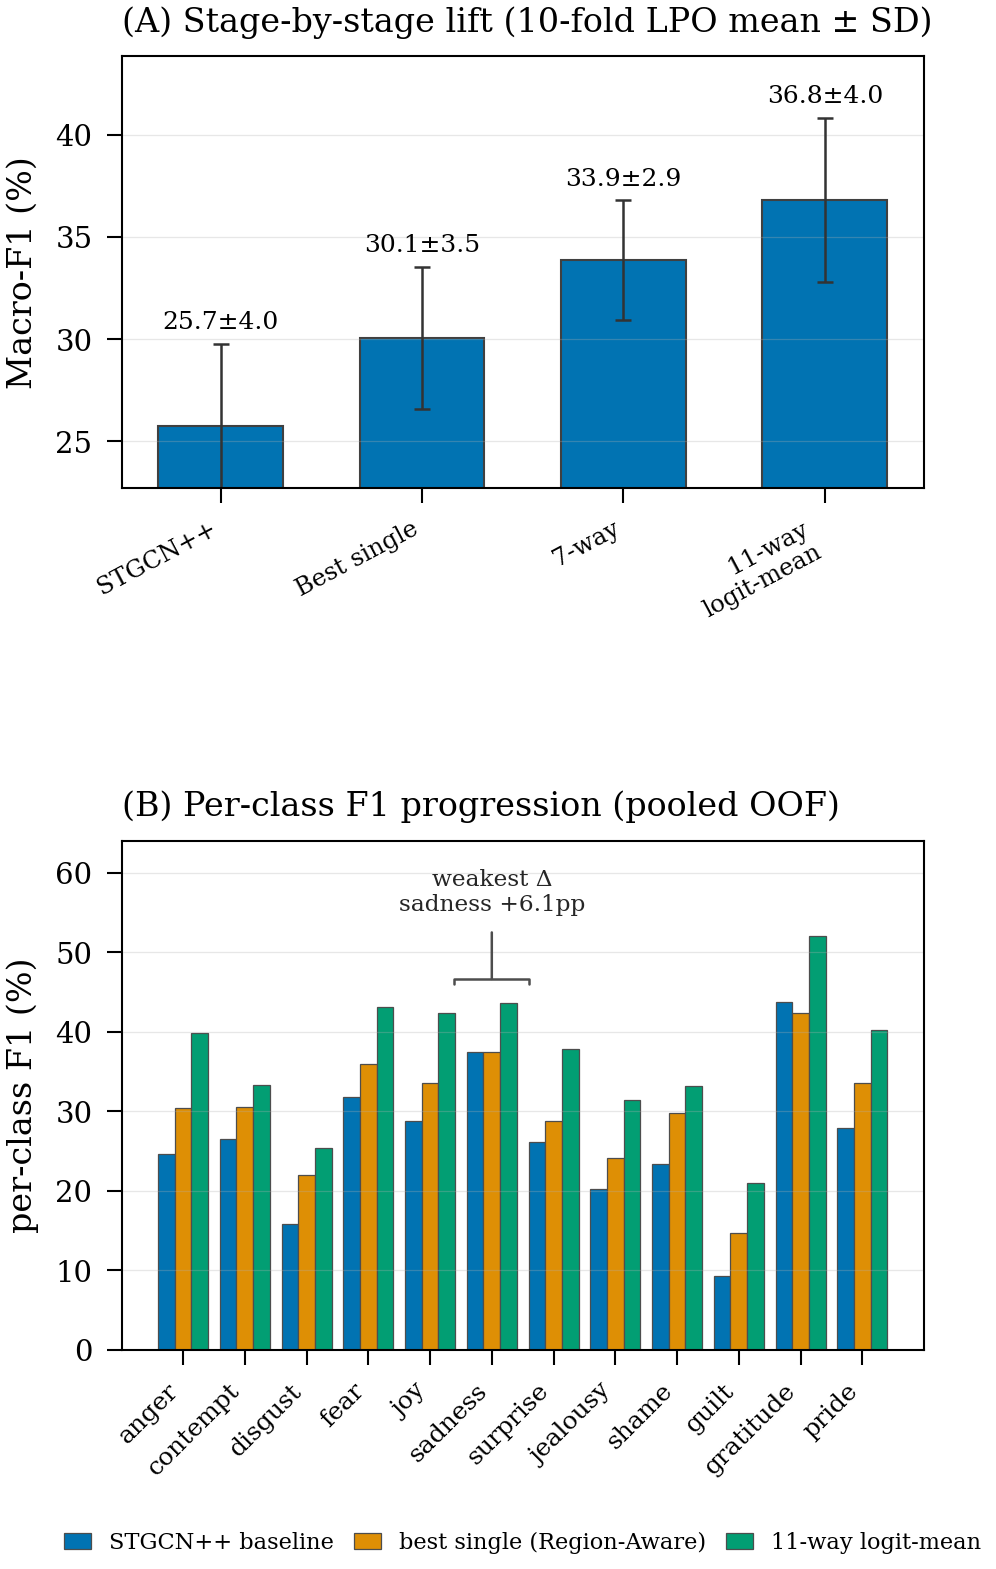

This chart was generated by the following Python code:
"""paper/figures/fig02_lift_path.py — Fig.2 (P3).

Design doc: paper/data_inventory.md §Reconciliation (P0).

CANONICAL 7-WAY Macro-F1 = 33.86 % per-fold mean (logit-mean) / 34.03 %
pooled.  This is the production "Equal"/logit-mean convention.  Every
ensemble stage here is recomputed from the SAME OOF artifacts under ONE
(logit-mean) convention so the lift path is apples-to-apples.  As of
2026-05-20 (E1.3, review consensus), the path is collapsed to four
stages: STGCN++ baseline → best single → 7-way → 11-way logit-mean.  The
intermediate 9-way (+MotionBERT+C3D) and 11-way softmax-mean stages were
dropped from the displayed bars: the +1.15 pp logit-vs-softmax ablation is
reported in §4.2 prose (no softmax-mean absolute number per guide §5), and
the external-pretraining contribution is carried by Fig.4 orthogonality.

Panel A: stage-by-stage Macro-F1, bar = 10-fold LPO per-fold mean,
  whisker = ±1 SD (matches the official baseline convention "25.2 % ±
  4.5 %"); sample-level paired bootstrap 95 % CI (1000×, seed 42) is
  computed and written to fig02_lift_path_stats.json for P9 Table 1.
Panel B: per-class F1 progression (pooled OOF): STGCN++ → best single
  (Region-Aware) → 11-way logit-mean; weakest-improvement class bracketed.

Anonymized (no institution / author / first-person / repo handle).
"""

import json
import sys
from pathlib import Path

sys.path.insert(0, str(Path(__file__).resolve().parent.parent))  # paper/

import numpy as np  # noqa: E402
from sklearn.metrics import f1_score  # noqa: E402

import reconcile_f1 as R  # noqa: E402
from _style import (PALETTE_QUAL, ONE_COL, save_fig, seed_all,  # noqa: E402
                     set_size, setup_ieee)
from diema.data.parser import IDX_TO_EMOTION  # noqa: E402

import matplotlib.pyplot as plt  # noqa: E402

setup_ieee()
seed_all(42)

raw, y, fold_ids = R.load_oof()
EMO = [IDX_TO_EMOTION[i] for i in range(12)]


def _perfold(pred, yy, fids):
    v = [f1_score(yy[fids == k], pred[fids == k], average="macro")
         for k in range(10)]
    return float(np.mean(v)), float(np.std(v, ddof=1))


def _boot(pred, yy, n=1000, seed=42):
    rng = np.random.default_rng(seed)
    N = len(yy)
    s = np.empty(n)
    for b in range(n):
        i = rng.integers(0, N, N)
        s[b] = f1_score(yy[i], pred[i], average="macro")
    return float(np.percentile(s, 2.5)), float(np.percentile(s, 97.5))


def _exp001():
    """STGCN++ baseline — separate per-fold artifacts (own oof_labels)."""
    d = R.ART / "exp001_benchmark_repro"
    P, Y, F = [], [], []
    for fid in range(10):
        L = np.load(d / f"fold_{fid:02d}/oof_logits.npy")
        yy = np.load(d / f"fold_{fid:02d}/oof_labels.npy")
        P.append(L.argmax(-1))
        Y.append(yy)
        F.append(np.full(len(yy), fid))
    return np.concatenate(P), np.concatenate(Y), np.concatenate(F)


b_pred, b_y, b_fid = _exp001()

# ── stages: (label, pred, y, fold_ids) ────────────────────────────────────
# 2026-05-20 (E1.3): collapsed 6 → 4 stages; see file docstring.
STAGES = [
    ("STGCN++\nbaseline", b_pred, b_y, b_fid),
    ("best single\n(Region-Aware)",
     R.combine(raw, ["exp034_regionaware_convtr_a00"], "logit_mean"), y, fold_ids),
    ("7-way\nensemble", R.combine(raw, R.PROD, "logit_mean"), y, fold_ids),
    ("11-way\nlogit-mean",
     R.combine(raw, R.PROD + R.EXTRA4, "logit_mean"), y, fold_ids),
]

means, sds, ci_lo, ci_hi, pooled = [], [], [], [], []
stats = {}
for label, pred, yy, fids in STAGES:
    m, s = _perfold(pred, yy, fids)
    lo, hi = _boot(pred, yy)
    p = float(f1_score(yy, pred, average="macro"))
    means.append(m * 100)
    sds.append(s * 100)
    ci_lo.append(lo * 100)
    ci_hi.append(hi * 100)
    pooled.append(p * 100)
    stats[label.replace("\n", " ")] = {
        "perfold_mean_pct": m * 100, "perfold_sd_pct": s * 100,
        "pooled_pct": p * 100, "boot95_ci_pct": [lo * 100, hi * 100]}

# ── figure: 2 stacked panels, 1-column ────────────────────────────────────
fig, (axA, axB) = plt.subplots(
    2, 1, gridspec_kw={"height_ratios": [1.0, 1.18], "hspace": 0.75})
set_size(fig, ONE_COL, 5.6)
SHORT = ["STGCN++", "Best single", "7-way", "11-way\nlogit-mean"]

# Panel A
x = np.arange(len(STAGES))
axA.bar(x, means, width=0.62, color=PALETTE_QUAL[0],
        edgecolor="0.25", linewidth=0.5,
        yerr=sds, error_kw=dict(elinewidth=0.6, capsize=2, capthick=0.6,
                                ecolor="0.2"))
for xi, m, s in zip(x, means, sds):
    axA.text(xi, m + s + 0.5, f"{m:.1f}±{s:.1f}", ha="center", va="bottom",
             fontsize=6.0)
axA.set_xticks(x)
axA.set_xticklabels(SHORT, rotation=28, ha="right", fontsize=5.8)
axA.set_ylabel("Macro-F1 (%)")
axA.set_ylim(min(means) - 3.0, max(means) + max(sds) + 3.0)
axA.set_title("(A) Stage-by-stage lift (10-fold LPO mean ± SD)",
              fontsize=8, loc="left")
axA.grid(axis="y", alpha=0.3, linewidth=0.3)
axA.grid(axis="x", visible=False)

# Panel B — per-class F1 progression (pooled OOF)
def _pc(pred, yy):
    return f1_score(yy, pred, average=None, labels=list(range(12))) * 100

pc_base = _pc(b_pred, b_y)
pc_single = _pc(R.combine(raw, ["exp034_regionaware_convtr_a00"],
                          "logit_mean"), y)
pc_ens = _pc(R.combine(raw, R.PROD + R.EXTRA4, "logit_mean"), y)

xb = np.arange(12)
w = 0.27
tiers = [("STGCN++ baseline", pc_base, PALETTE_QUAL[0]),
         ("best single (Region-Aware)", pc_single, PALETTE_QUAL[1]),
         ("11-way logit-mean", pc_ens, PALETTE_QUAL[2])]
for j, (lab, vals, col) in enumerate(tiers):
    axB.bar(xb + (j - 1) * w, vals, width=w, color=col, label=lab,
            edgecolor="0.3", linewidth=0.3)
axB.set_xticks(xb)
axB.set_xticklabels(EMO, rotation=45, ha="right", fontsize=6.0)
axB.set_ylabel("per-class F1 (%)")
axB.set_ylim(0, max(pc_ens.max(), pc_single.max(), pc_base.max()) + 12)
axB.set_title("(B) Per-class F1 progression (pooled OOF)", fontsize=8,
              loc="left")
axB.legend(loc="upper center", bbox_to_anchor=(0.5, -0.34), ncol=3,
           fontsize=5.4, handlelength=1.2, columnspacing=0.9,
           borderaxespad=0.0, frameon=False)
axB.grid(axis="y", alpha=0.3, linewidth=0.3)
axB.grid(axis="x", visible=False)

# weakest-improvement class: min (11-way − baseline)
delta = pc_ens - pc_base
wc = int(np.argmin(delta))
ytop = max(pc_base[wc], pc_single[wc], pc_ens[wc]) + 2.0
axB.annotate(
    f"weakest Δ\n{EMO[wc]} {delta[wc]:+.1f}pp",
    xy=(wc, ytop), xytext=(wc, ytop + 9),
    ha="center", va="bottom", fontsize=5.6, color="0.15",
    arrowprops=dict(arrowstyle="-[,widthB=1.6", lw=0.6, color="0.3"))

pdf, png = save_fig(fig, "fig02_lift_path")
plt.close(fig)
Path(Path(__file__).resolve().parent / "fig02_lift_path_stats.json").write_text(
    json.dumps({"canonical_7way": "33.86% per-fold / 34.03% pooled "
                "(logit-mean convention)",
                "stages": stats,
                "weakest_improvement_class": EMO[wc],
                "weakest_delta_pp": float(delta[wc])}, indent=2))
# 2026-05-20 (post-E1.3, a review): the previous canonical_7way value
# contained the literal '33.72% softmax-mean' as a negation — the only
# machine-readable softmax token left in any artifact. Removed per guide §5
# ("softmax-mean appears NOWHERE, not even a footnote").
print(f"saved {pdf}")
print(f"saved {png}")
print(f"weakest-improvement class: {EMO[wc]} ({delta[wc]:+.2f} pp)")
for k, v in stats.items():
    print(f"  {k:28s} perfold {v['perfold_mean_pct']:.2f}±"
          f"{v['perfold_sd_pct']:.2f}  pooled {v['pooled_pct']:.2f}  "
          f"CI95 [{v['boot95_ci_pct'][0]:.2f},{v['boot95_ci_pct'][1]:.2f}]")

# ── (P2b) compact body variant — Panel A only, landscape ──────────────────
# The full figure above is portrait (ONE_COL x 5.6 in) and is too tall for the
# 7-page camera-ready body.  The body carries this compact single-panel
# variant; the per-class progression (Panel B) stays in the supplement, which
# keeps using fig02_lift_path.{pdf,png}.  Same stage values and same bar
# colour; the internal axes title is dropped because the LaTeX caption carries
# it.  BODY_H is the height knob: shorter = safer for the body page budget.
BODY_H = 1.55  # inch

figA2, axA2 = plt.subplots(1, 1)
set_size(figA2, ONE_COL, BODY_H)
axA2.bar(x, means, width=0.62, color=PALETTE_QUAL[0],
         edgecolor="0.25", linewidth=0.5,
         yerr=sds, error_kw=dict(elinewidth=0.6, capsize=2, capthick=0.6,
                                 ecolor="0.2"))
for xi, m, s in zip(x, means, sds):
    axA2.text(xi, m + s + 0.5, f"{m:.1f}±{s:.1f}", ha="center", va="bottom",
              fontsize=6.5)
SHORT_BODY = ["STGCN++", "Best single\n(Region-Aware)", "7-way", "11-way\nlogit-mean"]
axA2.set_xticks(x)
axA2.set_xticklabels(SHORT_BODY, fontsize=6.5)   # horizontal: rotation costs height
axA2.set_ylabel("Macro-F1 (%)", fontsize=8)
axA2.set_ylim(min(m - s for m, s in zip(means, sds)) - 1.5, max(means) + max(sds) + 3.5)
axA2.tick_params(axis="y", labelsize=7)
axA2.grid(axis="y", alpha=0.3, linewidth=0.3)
axA2.grid(axis="x", visible=False)
pdfA, pngA = save_fig(figA2, "fig02_lift_path_bodyA")
plt.close(figA2)
print(f"saved {pdfA}")
print(f"saved {pngA}")
